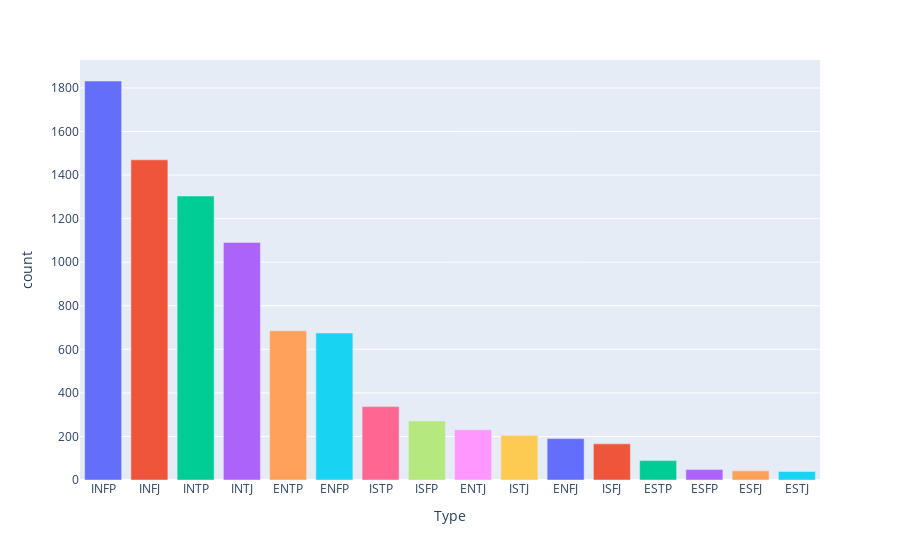

The code cell stored with this chart in its notebook:
### Code cell
x = type_counts['types']
y = type_counts['counts']

fig = px.bar(x=x, y=y, labels={'x':'Type', 'y':'count'}, color=x)
fig.update_layout(showlegend=False)
fig.show()

### Figure 1 — Plotly figure (JSON) as saved in the notebook; plotly's stock layout.template omitted (floating-point values rounded to 4 significant figures)
{"data": [{"alignmentgroup": "True", "hovertemplate": "color=INFP<br>Type=%{x}<br>count=%{y}<extra></extra>", "legendgroup": "INFP", "marker": {"color": "#636efa"}, "name": "INFP", "offsetgroup": "INFP", "orientation": "v", "showlegend": true, "textposition": "auto", "type": "bar", "x": ["INFP"], "xaxis": "x", "y": [1832], "yaxis": "y"}, {"alignmentgroup": "True", "hovertemplate": "color=INFJ<br>Type=%{x}<br>count=%{y}<extra></extra>", "legendgroup": "INFJ", "marker": {"color": "#EF553B"}, "name": "INFJ", "offsetgroup": "INFJ", "orientation": "v", "showlegend": true, "textposition": "auto", "type": "bar", "x": ["INFJ"], "xaxis": "x", "y": [1470], "yaxis": "y"}, {"alignmentgroup": "True", "hovertemplate": "color=INTP<br>Type=%{x}<br>count=%{y}<extra></extra>", "legendgroup": "INTP", "marker": {"color": "#00cc96"}, "name": "INTP", "offsetgroup": "INTP", "orientation": "v", "showlegend": true, "textposition": "auto", "type": "bar", "x": ["INTP"], "xaxis": "x", "y": [1304], "yaxis": "y"}, {"alignmentgroup": "True", "hovertemplate": "color=INTJ<br>Type=%{x}<br>count=%{y}<extra></extra>", "legendgroup": "INTJ", "marker": {"color": "#ab63fa"}, "name": "INTJ", "offsetgroup": "INTJ", "orientation": "v", "showlegend": true, "textposition": "auto", "type": "bar", "x": ["INTJ"], "xaxis": "x", "y": [1091], "yaxis": "y"}, {"alignmentgroup": "True", "hovertemplate": "color=ENTP<br>Type=%{x}<br>count=%{y}<extra></extra>", "legendgroup": "ENTP", "marker": {"color": "#FFA15A"}, "name": "ENTP", "offsetgroup": "ENTP", "orientation": "v", "showlegend": true, "textposition": "auto", "type": "bar", "x": ["ENTP"], "xaxis": "x", "y": [685], "yaxis": "y"}, {"alignmentgroup": "True", "hovertemplate": "color=ENFP<br>Type=%{x}<br>count=%{y}<extra></extra>", "legendgroup": "ENFP", "marker": {"color": "#19d3f3"}, "name": "ENFP", "offsetgroup": "ENFP", "orientation": "v", "showlegend": true, "textposition": "auto", "type": "bar", "x": ["ENFP"], "xaxis": "x", "y": [675], "yaxis": "y"}, {"alignmentgroup": "True", "hovertemplate": "color=ISTP<br>Type=%{x}<br>count=%{y}<extra></extra>", "legendgroup": "ISTP", "marker": {"color": "#FF6692"}, "name": "ISTP", "offsetgroup": "ISTP", "orientation": "v", "showlegend": true, "textposition": "auto", "type": "bar", "x": ["ISTP"], "xaxis": "x", "y": [337], "yaxis": "y"}, {"alignmentgroup": "True", "hovertemplate": "color=ISFP<br>Type=%{x}<br>count=%{y}<extra></extra>", "legendgroup": "ISFP", "marker": {"color": "#B6E880"}, "name": "ISFP", "offsetgroup": "ISFP", "orientation": "v", "showlegend": true, "textposition": "auto", "type": "bar", "x": ["ISFP"], "xaxis": "x", "y": [271], "yaxis": "y"}, {"alignmentgroup": "True", "hovertemplate": "color=ENTJ<br>Type=%{x}<br>count=%{y}<extra></extra>", "legendgroup": "ENTJ", "marker": {"color": "#FF97FF"}, "name": "ENTJ", "offsetgroup": "ENTJ", "orientation": "v", "showlegend": true, "textposition": "auto", "type": "bar", "x": ["ENTJ"], "xaxis": "x", "y": [231], "yaxis": "y"}, {"alignmentgroup": "True", "hovertemplate": "color=ISTJ<br>Type=%{x}<br>count=%{y}<extra></extra>", "legendgroup": "ISTJ", "marker": {"color": "#FECB52"}, "name": "ISTJ", "offsetgroup": "ISTJ", "orientation": "v", "showlegend": true, "textposition": "auto", "type": "bar", "x": ["ISTJ"], "xaxis": "x", "y": [205], "yaxis": "y"}, {"alignmentgroup": "True", "hovertemplate": "color=ENFJ<br>Type=%{x}<br>count=%{y}<extra></extra>", "legendgroup": "ENFJ", "marker": {"color": "#636efa"}, "name": "ENFJ", "offsetgroup": "ENFJ", "orientation": "v", "showlegend": true, "textposition": "auto", "type": "bar", "x": ["ENFJ"], "xaxis": "x", "y": [190], "yaxis": "y"}, {"alignmentgroup": "True", "hovertemplate": "color=ISFJ<br>Type=%{x}<br>count=%{y}<extra></extra>", "legendgroup": "ISFJ", "marker": {"color": "#EF553B"}, "name": "ISFJ", "offsetgroup": "ISFJ", "orientation": "v", "showlegend": true, "textposition": "auto", "type": "bar", "x": ["ISFJ"], "xaxis": "x", "y": [166], "yaxis": "y"}, {"alignmentgroup": "True", "hovertemplate": "color=ESTP<br>Type=%{x}<br>count=%{y}<extra></extra>", "legendgroup": "ESTP", "marker": {"color": "#00cc96"}, "name": "ESTP", "offsetgroup": "ESTP", "orientation": "v", "showlegend": true, "textposition": "auto", "type": "bar", "x": ["ESTP"], "xaxis": "x", "y": [89], "yaxis": "y"}, {"alignmentgroup": "True", "hovertemplate": "color=ESFP<br>Type=%{x}<br>count=%{y}<extra></extra>", "legendgroup": "ESFP", "marker": {"color": "#ab63fa"}, "name": "ESFP", "offsetgroup": "ESFP", "orientation": "v", "showlegend": true, "textposition": "auto", "type": "bar", "x": ["ESFP"], "xaxis": "x", "y": [48], "yaxis": "y"}, {"alignmentgroup": "True", "hovertemplate": "color=ESFJ<br>Type=%{x}<br>count=%{y}<extra></extra>", "legendgroup": "ESFJ", "marker": {"color": "#FFA15A"}, "name": "ESFJ", "offsetgroup": "ESFJ", "orientation": "v", "showlegend": true, "textposition": "auto", "type": "bar", "x": ["ESFJ"], "xaxis": "x", "y": [42], "yaxis": "y"}, {"alignmentgroup": "True", "hovertemplate": "color=ESTJ<br>Type=%{x}<br>count=%{y}<extra></extra>", "legendgroup": "ESTJ", "marker": {"color": "#19d3f3"}, "name": "ESTJ", "offsetgroup": "ESTJ", "orientation": "v", "showlegend": true, "textposition": "auto", "type": "bar", "x": ["ESTJ"], "xaxis": "x", "y": [39], "yaxis": "y"}], "layout": {"autosize": true, "barmode": "relative", "legend": {"title": {"text": "color"}, "tracegroupgap": 0}, "margin": {"t": 60}, "showlegend": false, "xaxis": {"anchor": "y", "autorange": true, "domain": [0, 1], "range": [-0.5, 15.5], "title": {"text": "Type"}, "type": "category"}, "yaxis": {"anchor": "x", "autorange": true, "domain": [0, 1], "range": [0, 1928.0], "title": {"text": "count"}, "type": "linear"}}}
